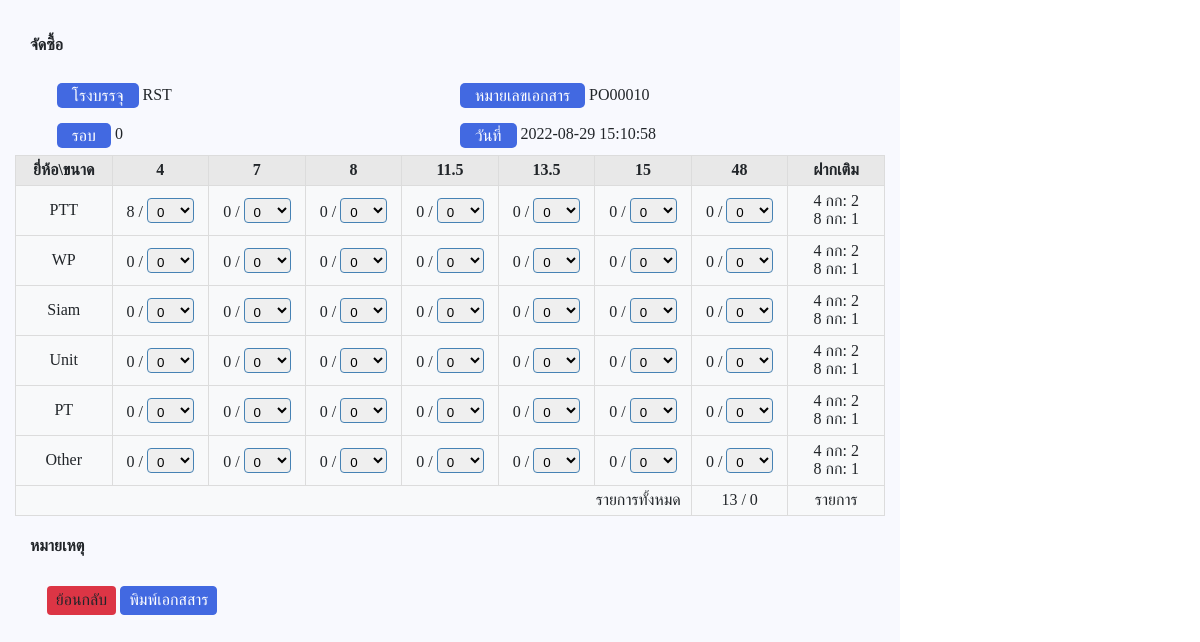
The page /info/info_po.php?id=PO00010 on the database its author committed.
### tables this page shows
CREATE TABLE `tb_head_preorder`  (
  `head_po_id` int(11) NOT NULL AUTO_INCREMENT,
  `head_po_title` varchar(255) NULL DEFAULT NULL COMMENT 'หัวข้อ',
  `head_po_docnumber` varchar(255) NULL DEFAULT NULL COMMENT 'หมายเลขเอกสาร',
  `head_po_status` text NULL COMMENT 'สถานะ',
  `head_po_fillstation` varchar(255) NULL DEFAULT NULL COMMENT 'โรงบรรจุ',
  `head_po_comment` text NULL COMMENT 'หมายเหตุ',
  `head_po_round` int(1) NULL DEFAULT NULL COMMENT 'รอบ',
  `head_po_creator` varchar(255) NULL DEFAULT NULL COMMENT 'id ผู้สร้างเอกสาร',
  `head_po_stock_status` enum('Draft','Confirm','Cancel') NULL DEFAULT 'Draft' COMMENT 'สถานะการตัด stock\r\nDraft = ฉบับร่าง\r\nConfirm = ยืนยัน\r\nCancel = ยกเลิก',
  `head_po_docdate` timestamp(0) NULL DEFAULT NULL COMMENT 'วันที่บนเอกสาร',
  `head_po_carID` varchar(255) NULL DEFAULT NULL COMMENT 'id รถ',
  `head_po_driverID` varchar(255) NULL DEFAULT NULL COMMENT 'id คนชับรถ',
  `active_status` enum('Y','N') NULL DEFAULT 'Y' COMMENT 'สถานะการใช้งาน Y = ปกติ, N = ลบ',
  `created_at` timestamp(0) NULL DEFAULT current_timestamp(0) ON UPDATE CURRENT_TIMESTAMP(0),
  `updated_at` timestamp(0) NULL DEFAULT NULL,
  `deleted_at` timestamp(0) NULL DEFAULT NULL,
  PRIMARY KEY (`head_po_id`) USING BTREE
);

CREATE TABLE `tb_head_po_receipt`  (
  `head_pr_id` int(11) NOT NULL AUTO_INCREMENT,
  `head_pr_docnumber` varchar(255) NULL DEFAULT NULL COMMENT 'หมายเลขเอกสาร PR',
  `head_pr_doc_ref` varchar(255) NULL DEFAULT NULL COMMENT 'หมายเลขเอกสารอ้างอิง',
  `head_pr_docnumber_po` varchar(255) NULL DEFAULT NULL COMMENT 'POID',
  `head_pr_fillstation` varchar(255) NULL DEFAULT NULL COMMENT 'โรงบรรจุ',
  `head_pr_creator` varchar(255) NULL DEFAULT NULL COMMENT 'id ผู้สร้างเอกสาร',
  `head_pr_total_amount` int(11) NULL DEFAULT NULL COMMENT 'จำนวนถังทั้งหมด',
  `head_pr_total_price` decimal(11, 0) NULL DEFAULT NULL COMMENT 'ราคาทั้งหมด',
  `head_pr_timeIn` time(0) NULL DEFAULT NULL COMMENT 'เวลาเข้า',
  `head_pr_timeOut` time(0) NULL DEFAULT NULL COMMENT 'เวลาออก',
  `created_at` timestamp(0) NULL DEFAULT current_timestamp(0) ON UPDATE CURRENT_TIMESTAMP(0),
  `updated_at` timestamp(0) NULL DEFAULT NULL,
  `deleted_at` timestamp(0) NULL DEFAULT NULL,
  PRIMARY KEY (`head_pr_id`) USING BTREE
);

CREATE TABLE `tb_po_itemout`  (
  `po_itemOut_id` int(11) NOT NULL AUTO_INCREMENT,
  `po_itemOut_docNo` varchar(11) NULL DEFAULT NULL COMMENT 'เลขที่ใบ PO',
  `po_itemOut_CyBrand` varchar(20) NULL DEFAULT NULL COMMENT 'brand',
  `po_itemOut_CySize` varchar(5) NULL DEFAULT NULL COMMENT 'size',
  `po_itemOut_CySizeWeightID` varchar(255) NULL DEFAULT NULL COMMENT 'Size id จากตาราง items_gas_weightsize (weight_NoID)',
  `po_itemOut_CyAmount` varchar(10) NULL DEFAULT NULL COMMENT 'amount',
  `po_itemOut_type` enum('N','Adv') NULL DEFAULT 'N' COMMENT 'ประเภทถัง N = ปกติ, Adv = ฝากเติม',
  `created_at` timestamp(0) NOT NULL DEFAULT current_timestamp(0) ON UPDATE CURRENT_TIMESTAMP(0),
  `updated_at` timestamp(0) NULL DEFAULT NULL,
  PRIMARY KEY (`po_itemOut_id`) USING BTREE
);

### conn.php (called while the page is built, shortened)
<?php
    class DB_con {
        function __construct() {
            $conn = mysqli_connect(DB_HOST, DB_Username, DB_Password, DB_Name);
            $this->dbcon = $conn;
        }
        public function infoPO($POID)
        {
            $result = mysqli_query($this->dbcon, "SELECT * FROM tb_head_preorder LEFT JOIN tb_head_po_receipt ON tb_head_preorder.head_po_docnumber = tb_head_po_receipt.head_pr_docnumber_po WHERE head_po_docnumber = '$POID'");
            return $result;
        }
        public function CylinderPO($POID)
        {
            $result = mysqli_query($this->dbcon, "SELECT * FROM tb_po_itemout WHERE po_itemOut_docNo = '$POID'");
            return $result;
        }
        public function CylinderPOSum($POID)
        {
            $result = mysqli_query($this->dbcon, "SELECT sum(po_itemOut_CyAmount) FROM tb_po_itemout WHERE po_itemOut_docNo = '$POID'");
            return $result;
        }
    }
?>

### info/info_po.php (the view, shortened to what this page needs)
<!DOCTYPE html>
<html lang="en">
<head>
    <link rel="stylesheet" href="../css/select2.min.css">
    <link rel="stylesheet" href="../css/custom.css">
    <link rel="stylesheet" href="../css/jquery-ui.min.css">
</head>
<body>
    <section id="purchase">
        <div class="container">
            <?php include_once('../conn.php');
            $fetchdata = new DB_con();
            $sql = $fetchdata->infoPO($_GET['id']);
            $row = mysqli_fetch_array($sql) ?>
            <h4>จัดซื้อ</h4>
            <div class="row">
                <div class="col-50">
                    <label for="filling" class="label-titile">โรงบรรจุ</label>
                    <?=$row['head_po_fillstation'];?>
                </div>
                <div class="col-50">
                    <label class="label-titile">หมายเลขเอกสาร</label> <?=$row['head_po_docnumber'];?>
                </div>
            </div>
            <div class="row">
                <div class="col-50">
                    <label class="label-titile">รอบ</label>
                    <?=$row['head_po_round'];?>
                </div>
                <div class="col-50">
                    <label class="label-titile">วันที่</label>
                    <?=$row['created_at'];?>
                </div>
            </div>
        </div>
        <table border="1" cellspacing="1" cellpadding="1">
            <?php
                $brand = ['PTT','WP','Siam','Unit','PT','Other'];
                $package = [4,7,8,11.5,13.5,15,48];
            ?>
            <tr>
                <th width="80" height="30">
                    ยี่ห้อ\ขนาด
                </th>
                <?php
                    for ($i=0; $i < count($package); $i++) {
                ?>
                <th width="80" height="30"><?=$package[$i]?></th>
                <?php
                    }
                ?>
                <th width="80" height="30">ฝากเติม</th>
            </tr>
            <?php
                for ($x=0; $x < count($brand); $x++) {
            ?>
            <tr>
                <td height="50" >
                    <div class="div-inside"><?=$brand[$x]?></div>
                </td>
                <?php
                for ($i=0; $i < count($package); $i++) { ?>
                    <td width="80" height="50">
                        <div class="div-inside">
                            <?php include_once('../conn.php');
                            $fetchdataPO = new DB_con();
                            $sqlPO = $fetchdataPO->CylinderPO($_GET['id']);
                            $rows = mysqli_fetch_array($sqlPO);
                            if ($brand[$x] == $rows['po_itemOut_CyBrand'] && $package[$i] == $rows['po_itemOut_CySize'] && $rows['po_itemOut_type'] == "N") {
                                echo $rows['po_itemOut_CyAmount'];
                            } else {
                                echo 0;
                            } ?> /
                            <select name="" id="">
                            <?php for ($n=0; $n <=20 ; $n++) { ?>
                                <option value="<?php echo $n; ?>" <?php echo $n == 0 ? 'selected':'' ?>><?php echo $n; ?></option>
                            <?php } ?>
                            </select>
                        </div>
                    </td>
                <?php }  ?>
                <td>
                    4 กก: 2 <br>
                    8 กก: 1
                </td>
            </tr>
            <?php } ?>
            <tr>
                <td colspan="<?=count($package)?>" style="text-align: right; padding-right: 10px;" height="30">รายการทั้งหมด</td>
                <td>
                    <?php
                    $fetchdataPO = new DB_con();
                    $sqlPO = $fetchdataPO->CylinderPOSum($_GET['id']);
                    $rowPO = mysqli_fetch_array($sqlPO);
                    echo $rowPO[0];?> /
                    <span id="total">0</span>
                </td>
                <td>รายการ</td>
            </tr>
        </table>
        <div class="container">
            <h4>หมายเหตุ</h4>
            <div class="row" style="margin-top: 30px;">
                <div class="col-12" style="text-align: right;">
                    <a href="../table_po.php" class="btn btn-danger">ย้อนกลับ</a>
                    <button type="button" class="btn btn-primary">พิมพ์เอกสสาร</button>
                </div>
            </div>
        </div>
    </section>
</body>
</html>

### css/custom.css (style rules this page uses)
:root { --blue: #4269e1; --indigo: #6610f2; --purple: #6f42c1; --pink: #e83e8c; --red: #fd3230; --orange: #fd7e14; --yellow: #ffc107; --green: #28a745; --teal: #20c997; --cyan: #17a2b8; --white: #fff; --gray: #6c757d; --gray-dark: #343a40; --primary: #007bff; --secondary: #6c757d; --success: #28a745; --info: #17a2b8; --warning: #ffc107; --danger: #dc3545; --light: #f8f9fa; --dark: #343a40; --breakpoint-xs: 0; --breakpoint-sm: 576px; --breakpoint-md: 768px; --breakpoint-lg: 992px; --breakpoint-xl: 1200px; }
html { line-height: 1.15; -webkit-text-size-adjust: 100%; -ms-text-size-adjust: 100%; -ms-overflow-style: scrollbar; -webkit-tap-highlight-color: transparent; }
body { margin: 0; font-size: 1rem; font-weight: 400; color: #212529; text-align: left; background-color: var(--white); }
div { display: block; }
.container { width: 100%; padding-right: 15px; padding-left: 15px; margin-right: auto; margin-left: auto; }
select { padding: 5px; border-radius: 4px; height: 25px; border: 1px solid #4682B4; cursor: pointer; }
section { padding: 15px; height: 978px; background-color: #f8f9fe; width: 900px; }
.col-50 { float: left; width: 50%; padding: 10px; }
.row { display: -webkit-box; display: -ms-flexbox; -ms-flex-wrap: wrap; flex-wrap: wrap; margin-right: 2%; margin-left: 2%; }
.row:after { content: ""; display: table; clear: both; }
.btn { display: inline-block; font-weight: 400; text-align: center; white-space: nowrap; vertical-align: middle; user-select: none; border: 1px solid transparent; padding: .10rem .50rem; font-size: 1rem; line-height: 1.5; border-radius: .25rem; transition: color .15s ease-in-out,background-color .15s ease-in-out,border-color .15s ease-in-out,box-shadow .15s ease-in-out; webkit-user-select: none; -moz-user-select: none; -ms-user-select: none; text-decoration: none; cursor: pointer; }
.btn-danger { background-color: var(--danger); color: var(--font-white); }
.label-titile { vertical-align: middle; background-color: var(--blue); padding: 4px 15px 4px 15px; color: #fff; border-radius: 5px; }
table, td, th { padding: 1px; border: 1px solid #dcdcdc; background-color: var(--light); text-align: center; }
table { border-radius: 1em; border-collapse: collapse; width: 100%; }
th { background-color: #e8e8e8; }
td { text-align: center; vertical-align: middle; }
.div-inside { margin: 0px; }
.btn-primary { color: #fff; background-color: var(--blue); border-color: var(--blue); }

### rows shown on the page
tb_head_preorder: head_po_fillstation "RST", head_po_docnumber "PO00010", head_po_round "0", tb_head_po_receipt.created_at "2022-08-29 15:10:58"
tb_po_itemout: po_itemOut_CyAmount "8"

### other values the page prints
$package[$i] "4"
$package[$i] "7"
$package[$i] "8"
$package[$i] "11.5"
$package[$i] "13.5"
$package[$i] "15"
$package[$i] "48"
$brand[$x] "PTT"
$brand[$x] "WP"
$brand[$x] "Siam"
$brand[$x] "Unit"
$brand[$x] "PT"
$brand[$x] "Other"
$rowPO[0] "13"
form field value "0"
